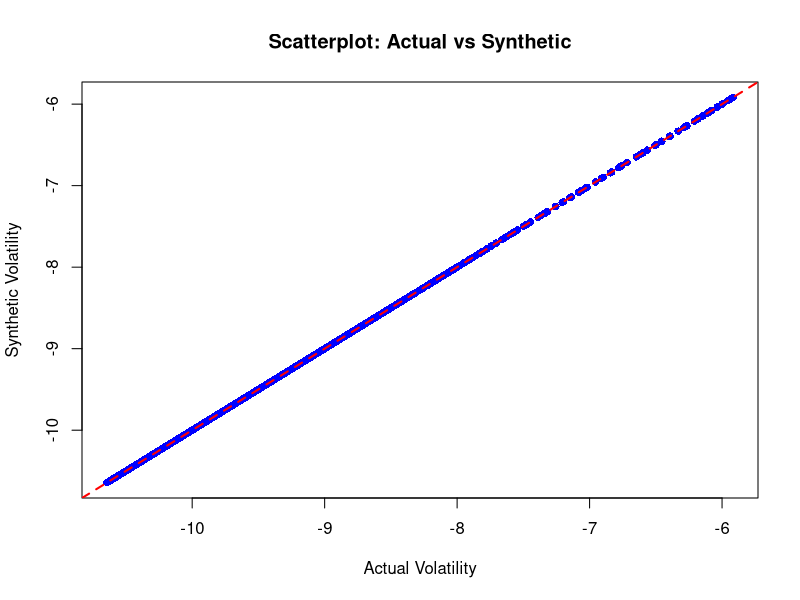

The R script that drew this image:
## ---- chunk 1

df1 <- read.csv("mean-ht-logscale_ac.csv")
df2 <- read.csv("mean-ht-logscale_syn.csv")

actual <- df1$mean.h
synthetic <- df2$mean.h

head(df1)

## ---- chunk 2
# plot the two against each other
plot(actual, synthetic, 
     xlab = "Actual Volatility", 
     ylab = "Synthetic Volatility",
     main = "Scatterplot: Actual vs Synthetic",
     col = "blue", pch = 16)
abline(0, 1, col = "red", lty = 2, lwd = 2)  # y = x line


